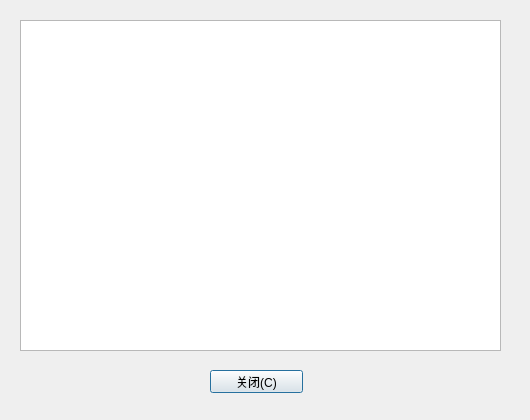
<?xml version="1.0" encoding="UTF-8"?>
<ui version="4.0">
 <class>AboutDialog</class>
 <widget class="QDialog" name="AboutDialog">
  <property name="geometry">
   <rect>
    <x>0</x>
    <y>0</y>
    <width>530</width>
    <height>420</height>
   </rect>
  </property>
  <property name="minimumSize">
   <size>
    <width>530</width>
    <height>420</height>
   </size>
  </property>
  <property name="maximumSize">
   <size>
    <width>530</width>
    <height>420</height>
   </size>
  </property>
  <property name="windowTitle">
   <string>关于QCom 1.0</string>
  </property>
  <property name="styleSheet">
   <string notr="true">QPushButton{background:url(:/images/header.bmp)}</string>
  </property>
  <widget class="QPushButton" name="closeBtn">
   <property name="geometry">
    <rect>
     <x>210</x>
     <y>370</y>
     <width>93</width>
     <height>23</height>
    </rect>
   </property>
   <property name="minimumSize">
    <size>
     <width>0</width>
     <height>23</height>
    </size>
   </property>
   <property name="maximumSize">
    <size>
     <width>16777215</width>
     <height>23</height>
    </size>
   </property>
   <property name="text">
    <string>关闭(C)</string>
   </property>
  </widget>
  <widget class="QTextBrowser" name="textBrowser">
   <property name="geometry">
    <rect>
     <x>20</x>
     <y>20</y>
     <width>481</width>
     <height>331</height>
    </rect>
   </property>
   <property name="html">
    <string>&lt;!DOCTYPE HTML PUBLIC &quot;-//W3C//DTD HTML 4.0//EN&quot; &quot;http://www.w3.org/TR/REC-html40/strict.dtd&quot;&gt;
&lt;html&gt;&lt;head&gt;&lt;meta name=&quot;qrichtext&quot; content=&quot;1&quot; /&gt;&lt;style type=&quot;text/css&quot;&gt;
p, li { white-space: pre-wrap; }
&lt;/style&gt;&lt;/head&gt;&lt;body style=&quot; font-family:'MS Shell Dlg 2'; font-size:7.8pt; font-weight:400; font-style:normal;&quot;&gt;
&lt;table border=&quot;0&quot; style=&quot;-qt-table-type: root; margin-top:4px; margin-bottom:4px; margin-left:4px; margin-right:4px;&quot;&gt;
&lt;tr&gt;
&lt;td style=&quot;border: none;&quot;&gt;
&lt;p style=&quot;-qt-paragraph-type:empty; margin-top:0px; margin-bottom:0px; margin-left:0px; margin-right:0px; -qt-block-indent:0; text-indent:0px; font-size:8pt;&quot;&gt;&lt;br /&gt;&lt;/p&gt;
&lt;p style=&quot;-qt-paragraph-type:empty; margin-top:0px; margin-bottom:0px; margin-left:0px; margin-right:0px; -qt-block-indent:0; text-indent:0px; font-size:8pt;&quot;&gt;&lt;br /&gt;&lt;/p&gt;&lt;/td&gt;&lt;/tr&gt;&lt;/table&gt;&lt;/body&gt;&lt;/html&gt;</string>
   </property>
  </widget>
 </widget>
 <resources/>
 <connections/>
</ui>
